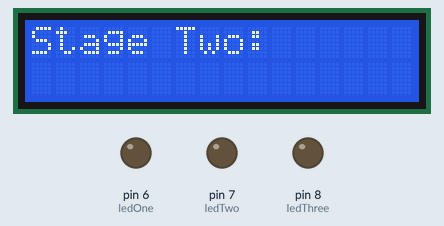
Bench run of a sketch on a simulated Arduino Uno, built with avr-gcc and run on an emulated ATmega328P. Parts: 16×2 character LCD, output pins drawn as LEDs (lit = HIGH). What the sketch prints to the serial monitor is not drawn.

Above: at 0.1 s.
At 2.1 s:
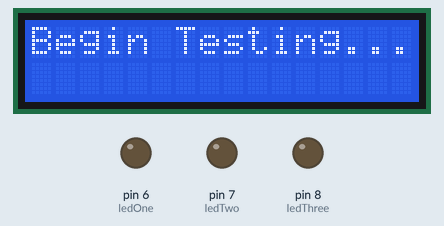
At 4.2 s:
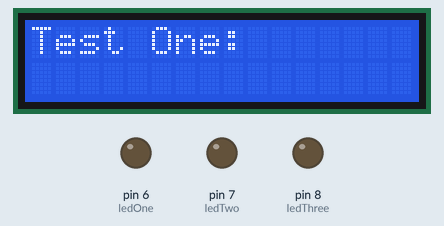
At 17.3 s:
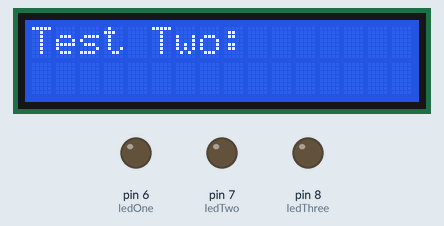
At 31.4 s:
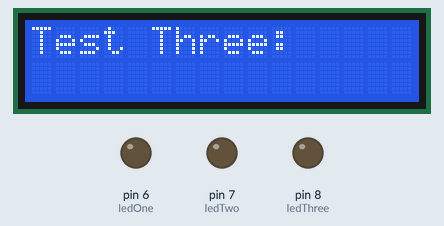

Measured:
- what the display in image 1 shows lasts 2.0 s, from 2.1 s to 4.1 s
- what the display in image 2 shows lasts 7.1 s, from 4.2 s to 11.3 s
- what the display in image 3 shows lasts 8.0 s, from 17.3 s to 25.3 s

The sketch:

Parkinsons_Stage_Two.ino
```cpp
#include <LiquidCrystal.h>

#define sensorOnePin A0
#define sensorTwoPin A1
#define sensorThreePin A2

#define ledOne 6
#define ledTwo 7
#define ledThree 8

LiquidCrystal lcd (12,11,5,4,3,2);

 int sensorOneValue=0;
 int sensorTwoValue=0;
 int sensorThreeValue=0;

 const float GAMMA = 0.7;
 const float RL10 = 50;
 const float time=10;
 int count=0;

void setup() {
  Serial.begin(9600);
  lcd.begin(16,2);
  lcd.clear();
  lcd.print("Stage Two: ");
  delay (2000);
  lcd.clear();
  lcd.print("Begin Testing...");
  delay(2000);
  lcd.clear();
  pinMode(sensorOnePin, INPUT);
  pinMode(sensorTwoPin,INPUT);
  pinMode (sensorThreePin, INPUT);

  pinMode(ledOne, OUTPUT);
  pinMode(ledTwo,OUTPUT);
  pinMode(ledThree, OUTPUT);

//   digitalWrite(ledOne,HIGH);
//  digitalWrite(ledTwo, HIGH);
//  digitalWrite(ledThree,HIGH);

}

void loop() {

 //sensorOneValue= analogRead(A0);
//  sensorTwoValue= analogRead(A1);
//  sensorThreeValue= analogRead(A2);

//  float voltageOne = sensorOneValue / 1024. * 5;
//  float resistanceOne = 2000 * voltageOne / (1 - voltageOne / 5);
//  float luxOne = pow(RL10 * 1e3 * pow(10, GAMMA) / resistanceOne, (1 / GAMMA));

//  float voltageTwo = sensorTwoValue / 1024. * 5;
//  float resistanceTwo = 2000 * voltageTwo / (1 - voltageTwo / 5);
//  float luxTwo = pow(RL10 * 1e3 * pow(10, GAMMA) / resistanceTwo, (1 / GAMMA));

//  float voltageThree = sensorThreeValue / 1024. * 5;
//  float resistanceThree = 2000 * voltageThree / (1 - voltageThree / 5);
//  float luxThree = pow(RL10 * 1e3 * pow(10, GAMMA) / resistanceThree, (1 / GAMMA));

 delay (100);

//first sensor
Serial.println("TEST 1");
       lcd.clear();
       lcd.print("Test One: ");
    delay(5000);
 for(int i=0;i<=5;i++){

   sensorOneValue= analogRead(A0);
   float voltageOne = sensorOneValue / 1024. * 5;
  float resistanceOne = 2000 * voltageOne / (1 - voltageOne / 5);
  float luxOne = pow(RL10 * 1e3 * pow(10, GAMMA) / resistanceOne, (1 / GAMMA));

 Serial.println();
Serial.print("Current Illumination= ");
Serial.print(luxOne);
Serial.println(" lux");

delay(100); //one second

  if (luxOne>500){
   Serial.print("00:0");
   Serial.println(i);

   lcd.clear();
   lcd.print("Test One: ");
   lcd.setCursor(0,1);
   lcd.print("00:0");
   lcd.print(i);
   delay(1000);

   digitalWrite(ledOne, HIGH);
   digitalWrite (ledTwo, LOW);
   digitalWrite (ledThree, LOW);

   if(i==5){
     count=count+1;
     Serial.println("TEST ONE: PASSED");
       lcd.clear();
       lcd.print("TEST ONE: ");
       lcd.setCursor(0,1);
       lcd.print("PASSED");
       delay (2000);
       lcd.clear();
   }
 }
 else {
   digitalWrite(ledOne, LOW);
   digitalWrite(ledTwo, LOW);
   digitalWrite (ledThree, LOW);

   lcd.clear();
   lcd.print("Test One: ");
  delay (2000);
    Serial.println("TEST ONE: FAILED");
      lcd.clear();
      lcd.print("TEST ONE: ");
       lcd.setCursor(0,1);
       lcd.print("FAILED");
       delay (2000);
       lcd.clear();
    break;
 }
 }
 delay(4000);
 //test 2
 Serial.println("TEST 2");
       lcd.clear();
       lcd.print("Test Two: ");
    delay(5000);
  for(int i=0;i<=5;i++){


   sensorTwoValue= analogRead(A1);
   float voltageTwo = sensorTwoValue / 1024. * 5;
 float resistanceTwo = 2000 * voltageTwo / (1 - voltageTwo / 5);
 float luxTwo = pow(RL10 * 1e3 * pow(10, GAMMA) / resistanceTwo, (1 / GAMMA));

 Serial.println();
Serial.print("Current Illumination= ");
Serial.print(luxTwo);
Serial.println(" lux");

delay(1000); //one second

  if (luxTwo>500){
   Serial.print("00:0");
   Serial.println(i);

   lcd.clear();
   lcd.print("Test Two: ");
   lcd.setCursor(0,1);
   lcd.print("00:0");
   lcd.print(i);
   delay(1000);

   digitalWrite(ledTwo, HIGH);
   digitalWrite (ledOne, LOW);
   digitalWrite (ledThree, LOW);

   if(i==5){
     count=count+1;
     Serial.println("TEST TWO: PASSED");
       lcd.clear();
       lcd.print("TEST TWO: ");
       delay(2000);
       lcd.setCursor(0,1);
       lcd.print("PASSED");
       delay (2000);
       lcd.clear();
   }
 }
 else {
   digitalWrite(ledOne, LOW);
   digitalWrite(ledTwo, LOW);
   digitalWrite (ledThree, LOW);
   lcd.clear();
   lcd.print("Test Two: ");
   delay (2000);
    Serial.println("TEST TWO: FAILED");
     lcd.clear();
    lcd.print("TEST TWO: ");
       lcd.setCursor(0,1);
       lcd.print("FAILED");
       delay (2000);
       lcd.clear();
    break;
 }
 }
 delay(4000);
 lcd.clear();

  //test 3
 Serial.println("TEST 3");
       lcd.clear();
       lcd.print("Test Three: ");
    delay(5000);
  for(int i=0;i<=5;i++){


   sensorThreeValue= analogRead(A2);
   float voltageThree = sensorThreeValue / 1024. * 5;
 float resistanceThree = 2000 * voltageThree / (1 - voltageThree / 5);
 float luxThree = pow(RL10 * 1e3 * pow(10, GAMMA) / resistanceThree, (1 / GAMMA));

 Serial.println();
Serial.print("Current Illumination= ");
Serial.print(luxThree);
Serial.println(" lux");

delay(1000); //one second

  if (luxThree>500){
   Serial.print("00:0");
   Serial.println(i);
   lcd.clear();
   lcd.print("Test Three: ");
   lcd.setCursor(0,1);
   lcd.print("00:0");
   lcd.print(i);
   delay(1000);

   digitalWrite(ledThree, HIGH);
   digitalWrite (ledOne, LOW);
   digitalWrite (ledTwo, LOW);

   if(i==5){
     count=count+1;
     Serial.println("TEST THREE: PASSED");
       lcd.clear();
       lcd.print("TEST THREE: ");
       lcd.setCursor(0,1);
       lcd.print("PASSED");
       delay (2000);
       lcd.clear();
   }
 }
 else {
   lcd.clear();
   lcd.print("Test Three: ");
   delay (2000);
   digitalWrite(ledOne, LOW);
   digitalWrite(ledTwo, LOW);
   digitalWrite (ledThree, LOW);

    Serial.println("TEST THREE: FAILED");
       lcd.clear();
       lcd.print("TEST THREE: ");
       lcd.setCursor(0,1);
       lcd.print("FAILED");
       delay (2000);
       lcd.clear();
    break;
 }
 }
 delay(1000);
 lcd.clear();
 Serial.print("Patient passed ");
 Serial.print(count);
 Serial.println(" test(s).");
 lcd.clear();
 lcd.print("Patient passed ");
 lcd.setCursor(0,1);
 lcd.print(count);
 lcd.setCursor(1,1);
 lcd.print(" test(s).");
 delay(5000);
}
```
